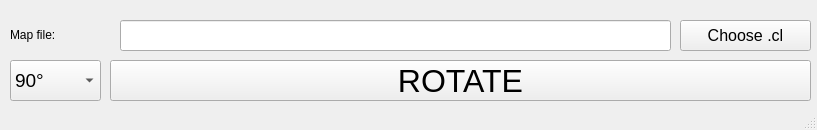
<?xml version="1.0" encoding="UTF-8"?>
<ui version="4.0">
 <class>MainWindow</class>
 <widget class="QMainWindow" name="MainWindow">
  <property name="geometry">
   <rect>
    <x>0</x>
    <y>0</y>
    <width>817</width>
    <height>130</height>
   </rect>
  </property>
  <property name="sizePolicy">
   <sizepolicy hsizetype="Fixed" vsizetype="Fixed">
    <horstretch>0</horstretch>
    <verstretch>0</verstretch>
   </sizepolicy>
  </property>
  <property name="windowTitle">
   <string>MainWindow</string>
  </property>
  <widget class="QWidget" name="centralwidget">
   <widget class="QPushButton" name="pushButton">
    <property name="geometry">
     <rect>
      <x>680</x>
      <y>20</y>
      <width>131</width>
      <height>31</height>
     </rect>
    </property>
    <property name="font">
     <font>
      <family>Arial</family>
      <pointsize>12</pointsize>
     </font>
    </property>
    <property name="text">
     <string>Choose .cl</string>
    </property>
   </widget>
   <widget class="QLineEdit" name="lineEdit">
    <property name="geometry">
     <rect>
      <x>120</x>
      <y>20</y>
      <width>551</width>
      <height>31</height>
     </rect>
    </property>
    <property name="text">
     <string/>
    </property>
   </widget>
   <widget class="QLabel" name="label">
    <property name="geometry">
     <rect>
      <x>10</x>
      <y>20</y>
      <width>101</width>
      <height>30</height>
     </rect>
    </property>
    <property name="text">
     <string>&lt;html&gt;&lt;head/&gt;&lt;body&gt;&lt;p&gt;&lt;span style=&quot; font-size:18pt; font-weight:600;&quot;&gt;Map file:&lt;/span&gt;&lt;/p&gt;&lt;/body&gt;&lt;/html&gt;</string>
    </property>
   </widget>
   <widget class="QComboBox" name="comboBox">
    <property name="geometry">
     <rect>
      <x>10</x>
      <y>60</y>
      <width>91</width>
      <height>41</height>
     </rect>
    </property>
    <property name="font">
     <font>
      <family>Arial</family>
      <pointsize>14</pointsize>
     </font>
    </property>
    <item>
     <property name="text">
      <string>90°</string>
     </property>
    </item>
    <item>
     <property name="text">
      <string>180°</string>
     </property>
    </item>
    <item>
     <property name="text">
      <string>270°</string>
     </property>
    </item>
    <item>
     <property name="text">
      <string>Mirror X Axis</string>
     </property>
    </item>
    <item>
     <property name="text">
      <string>Mirror Y Axis</string>
     </property>
    </item>
   </widget>
   <widget class="QPushButton" name="pushButton_2">
    <property name="geometry">
     <rect>
      <x>110</x>
      <y>60</y>
      <width>701</width>
      <height>41</height>
     </rect>
    </property>
    <property name="font">
     <font>
      <family>Arial</family>
      <pointsize>24</pointsize>
     </font>
    </property>
    <property name="text">
     <string>ROTATE</string>
    </property>
   </widget>
  </widget>
  <widget class="QStatusBar" name="statusbar"/>
 </widget>
 <resources/>
 <connections/>
</ui>
